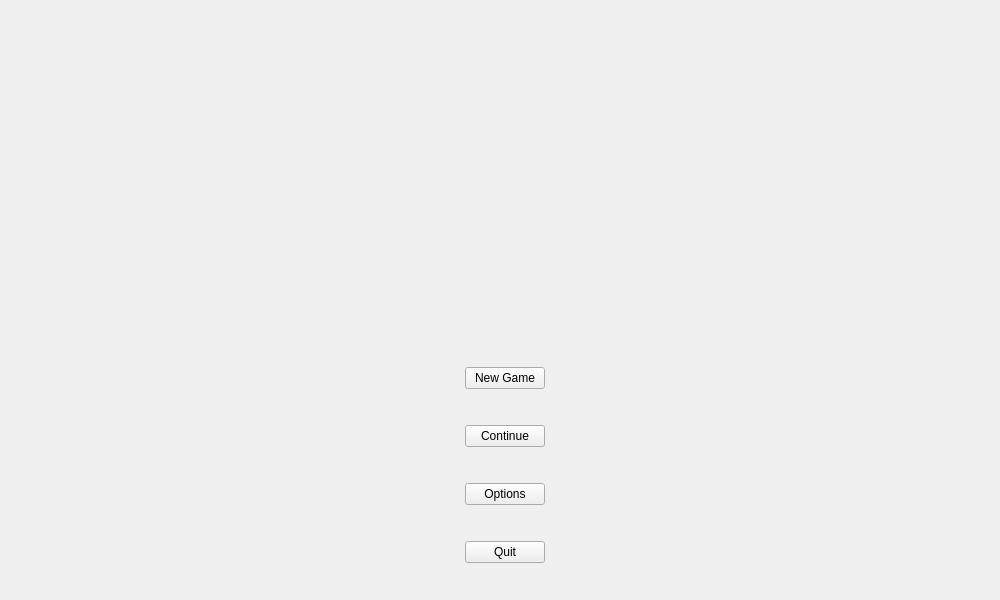
<?xml version="1.0" encoding="UTF-8"?>
<ui version="4.0">
 <class>Form</class>
 <widget class="QWidget" name="Form">
  <property name="geometry">
   <rect>
    <x>0</x>
    <y>0</y>
    <width>1000</width>
    <height>600</height>
   </rect>
  </property>
  <property name="windowTitle">
   <string>Form</string>
  </property>
  <widget class="QWidget" name="titleScreen" native="true">
   <property name="geometry">
    <rect>
     <x>0</x>
     <y>0</y>
     <width>1000</width>
     <height>600</height>
    </rect>
   </property>
   <widget class="QWidget" name="gridLayoutWidget">
    <property name="geometry">
     <rect>
      <x>10</x>
      <y>-20</y>
      <width>989</width>
      <height>621</height>
     </rect>
    </property>
    <layout class="QGridLayout" name="gridLayout">
     <property name="sizeConstraint">
      <enum>QLayout::SetDefaultConstraint</enum>
     </property>
     <property name="spacing">
      <number>0</number>
     </property>
     <item row="1" column="0">
      <spacer name="horizontalSpacer">
       <property name="orientation">
        <enum>Qt::Horizontal</enum>
       </property>
       <property name="sizeHint" stdset="0">
        <size>
         <width>40</width>
         <height>20</height>
        </size>
       </property>
      </spacer>
     </item>
     <item row="1" column="2">
      <spacer name="horizontalSpacer_2">
       <property name="orientation">
        <enum>Qt::Horizontal</enum>
       </property>
       <property name="sizeHint" stdset="0">
        <size>
         <width>40</width>
         <height>20</height>
        </size>
       </property>
      </spacer>
     </item>
     <item row="3" column="0">
      <spacer name="verticalSpacer">
       <property name="orientation">
        <enum>Qt::Vertical</enum>
       </property>
       <property name="sizeType">
        <enum>QSizePolicy::Preferred</enum>
       </property>
       <property name="sizeHint" stdset="0">
        <size>
         <width>20</width>
         <height>40</height>
        </size>
       </property>
      </spacer>
     </item>
     <item row="3" column="1">
      <layout class="QVBoxLayout" name="verticalLayout_3">
       <item>
        <spacer name="verticalSpacer_2">
         <property name="orientation">
          <enum>Qt::Vertical</enum>
         </property>
         <property name="sizeType">
          <enum>QSizePolicy::Preferred</enum>
         </property>
         <property name="sizeHint" stdset="0">
          <size>
           <width>20</width>
           <height>40</height>
          </size>
         </property>
        </spacer>
       </item>
       <item>
        <widget class="QPushButton" name="newGameButton">
         <property name="text">
          <string>New Game</string>
         </property>
        </widget>
       </item>
       <item>
        <widget class="QPushButton" name="continueButton">
         <property name="text">
          <string>Continue</string>
         </property>
        </widget>
       </item>
       <item>
        <widget class="QPushButton" name="optionsButton">
         <property name="text">
          <string>Options</string>
         </property>
        </widget>
       </item>
       <item>
        <widget class="QPushButton" name="quitButton">
         <property name="text">
          <string>Quit</string>
         </property>
        </widget>
       </item>
      </layout>
     </item>
     <item row="1" column="1">
      <widget class="QLabel" name="label">
       <property name="accessibleDescription">
        <string/>
       </property>
       <property name="autoFillBackground">
        <bool>false</bool>
       </property>
       <property name="styleSheet">
        <string notr="true"/>
       </property>
       <property name="text">
        <string/>
       </property>
       <property name="pixmap">
        <pixmap resource="assets.qrc">:/assets/Images/BaptisteAdventure.png</pixmap>
       </property>
      </widget>
     </item>
    </layout>
   </widget>
  </widget>
 </widget>
 <resources>
  <include location="assets.qrc"/>
 </resources>
 <connections/>
</ui>
